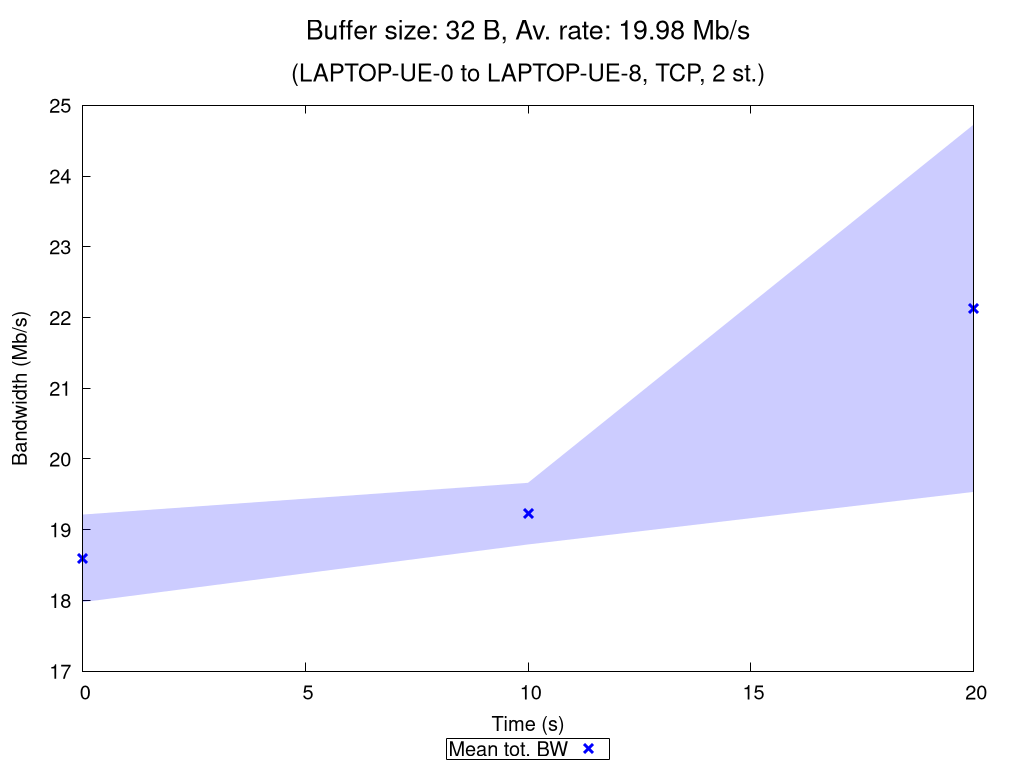

Write gnuplot code to recreate this figure.
set terminal pngcairo nocrop enhanced size 1024,768 font "Verdana,15"
set output "TCP_2_st_2020_10_27_19-46-20_one2two_00032B.png"

set title "{/=20 Buffer size: 32 B, Av. rate: 19.98 Mb/s}\n\n{/=18 (LAPTOP-UE-0 to LAPTOP-UE-8, TCP, 2 st.)}"

set xlabel "Time (s)"
set ylabel "Bandwidth (Mb/s)"
set ytics nomirror
set key bmargin center horizontal box samplen 1 width -1
set bmargin 4.6
set rmargin 4.5

rf = 1000000.0  # rate factor
set style fill transparent solid 0.2 noborder
set autoscale xfix
plot "TCP_2_st_2020_10_27_19-46-20_one2two_00032B_iperf_processed.dat" using 1:($2/rf-$3/rf):($2/rf+$3/rf) with filledcurves lc rgb "blue" notitle, \
     "" using 1:($2/rf) with points pt 2 ps 1.5 lw 3 lc rgb "blue" title "Mean tot. BW", \
